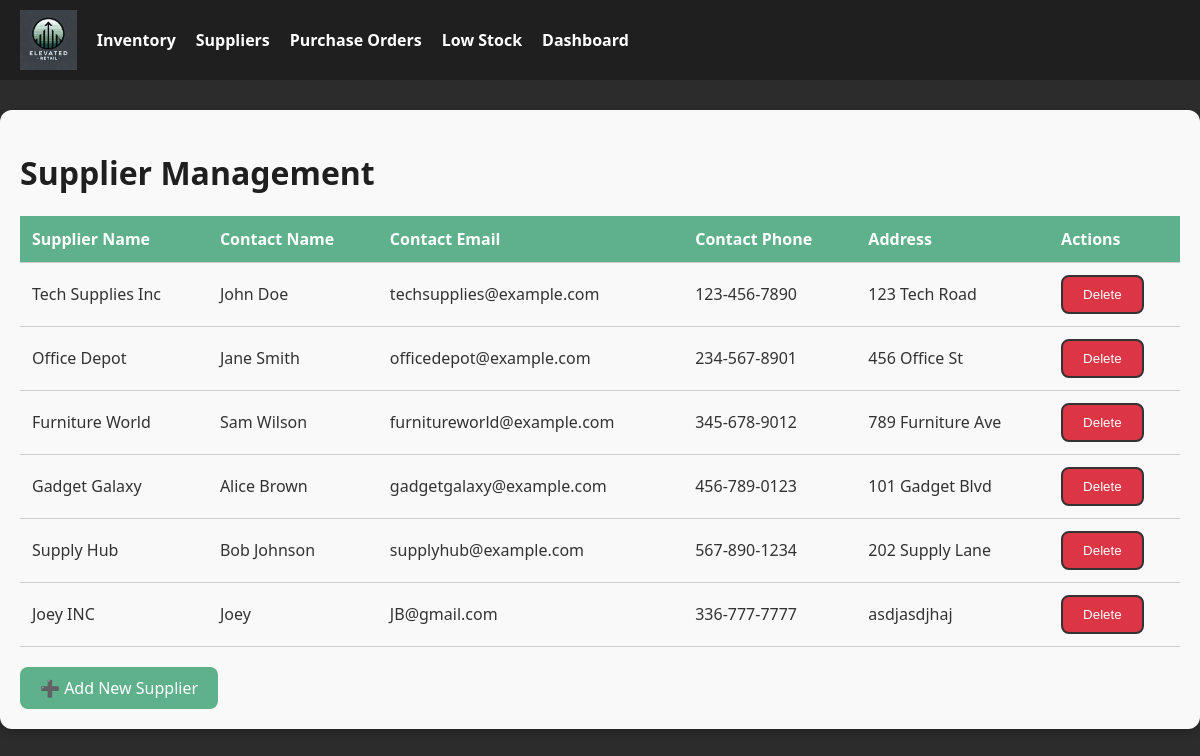
The app's page /suppliers with its own data.
### models.py (models this page shows)
class Supplier(db.Model):
    __tablename__ = 'Supplier'
    Supplier_ID = db.Column(db.Integer, primary_key=True)
    Supplier_Name = db.Column(db.String(100), nullable=False)
    Contact_Name = db.Column(db.String(100))
    Contact_Email = db.Column(db.String(255))
    Contact_Phone = db.Column(db.String(20))
    Address = db.Column(db.String(255))

### routes.py (the view)
@inventory_bp.route('/suppliers', methods=['GET'])
def list_suppliers():
    suppliers = Supplier.query.all()
    return render_template('suppliers.html', suppliers=suppliers)

### templates/suppliers.html
{% extends 'base.html' %}
{% block content %}
<h1>Supplier Management</h1>
<table>
    <thead>
        <tr>
            <th>Supplier Name</th>
            <th>Contact Name</th>
            <th>Contact Email</th>
            <th>Contact Phone</th>
            <th>Address</th>
            <th>Actions</th>
        </tr>
    </thead>
    <tbody>
        {% for supplier in suppliers %}
        <tr>
            <td>{{ supplier.Supplier_Name }}</td>
            <td>{{ supplier.Contact_Name }}</td>
            <td>{{ supplier.Contact_Email }}</td>
            <td>{{ supplier.Contact_Phone }}</td>
            <td>{{ supplier.Address }}</td>
            <td>
                <form method="post" action="{{ url_for('inventory.delete_supplier', supplier_id=supplier.Supplier_ID) }}" style="display:inline;">
                    <button type="submit" class="btn-secondary" style="background-color: #dc3545; color: white;">Delete</button>
                </form>
            </td>
        </tr>
        {% endfor %}
    </tbody>
</table>
<div style="margin-top: 20px;">
    <a href="{{ url_for('inventory.add_supplier') }}" class="btn-primary">➕ Add New Supplier</a>
</div>
{% endblock %}

### templates/base.html (style rules this page uses)
body { margin: 0; font-family: 'Segoe UI', Tahoma, Geneva, Verdana, sans-serif; background-color: #2c2c2c; color: #ffffff; }
.btn-primary { background-color: #5fb18b; color: white; padding: 10px 20px; border-radius: 8px; text-decoration: none; display: inline-block; border: none; cursor: pointer; }
.btn-secondary { background-color: white; color: #333333; padding: 10px 20px; border: 2px solid #333333; border-radius: 8px; text-decoration: none; display: inline-block; cursor: pointer; }
table { width: 100%; border-collapse: collapse; margin-top: 20px; }
th, td { padding: 12px; border-bottom: 1px solid #ccc; text-align: left; }
th { background-color: #5fb18b; color: white; }
h1, h2 { color: #1f1f1f; }

### records on screen
Supplier: Supplier_Name "Tech Supplies Inc", Contact_Name "John Doe", Contact_Email "techsupplies@example.com", Contact_Phone "123-456-7890", Address "123 Tech Road"
Supplier: Supplier_Name "Office Depot", Contact_Name "Jane Smith", Contact_Email "officedepot@example.com", Contact_Phone "234-567-8901", Address "456 Office St"
Supplier: Supplier_Name "Furniture World", Contact_Name "Sam Wilson", Contact_Email "furnitureworld@example.com", Contact_Phone "345-678-9012", Address "789 Furniture Ave"
Supplier: Supplier_Name "Gadget Galaxy", Contact_Name "Alice Brown", Contact_Email "gadgetgalaxy@example.com", Contact_Phone "456-789-0123", Address "101 Gadget Blvd"
Supplier: Supplier_Name "Supply Hub", Contact_Name "Bob Johnson", Contact_Email "supplyhub@example.com", Contact_Phone "567-890-1234", Address "202 Supply Lane"
Supplier: Supplier_Name "Joey INC", Contact_Name "Joey", Contact_Email "JB@gmail.com", Contact_Phone "336-777-7777", Address "asdjasdjhaj"
